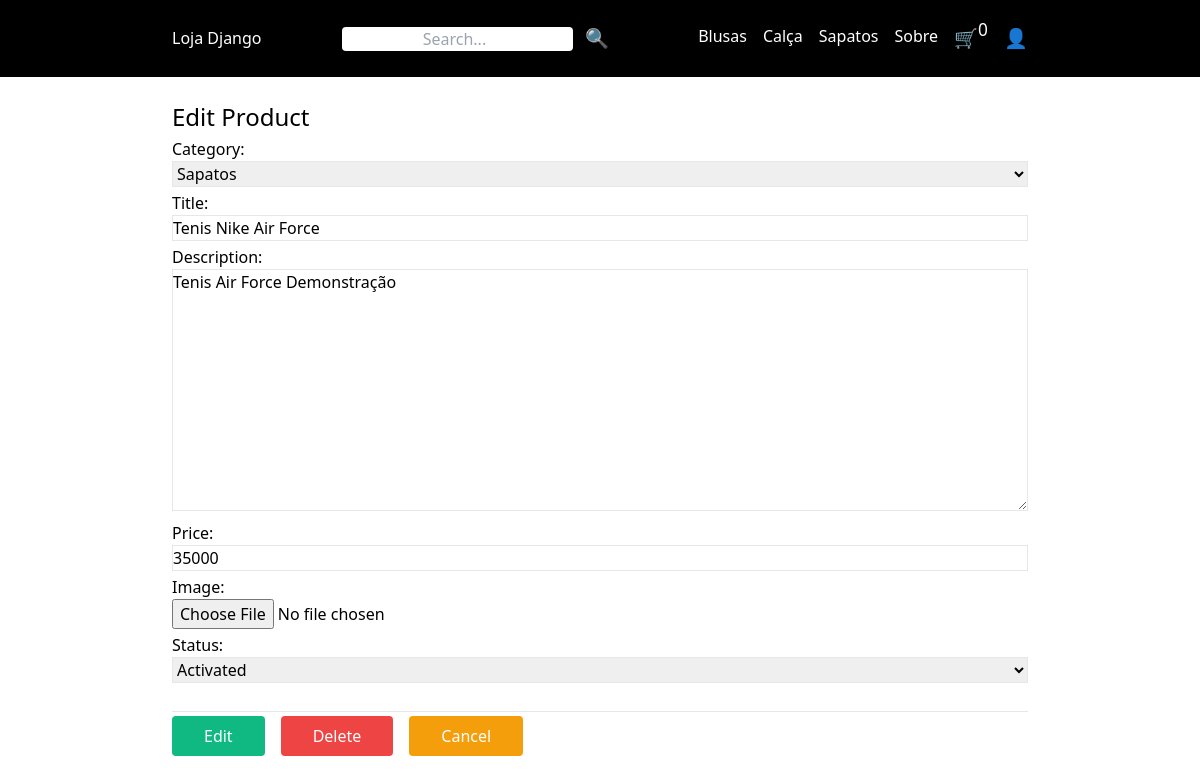
The page /mystore/edit_product/3/ (signed in) on the database its author committed.
### loja/models.py (models this page shows, shortened)
class Category(models.Model):
    title = models.CharField(max_length=50)
    slug = models.SlugField(max_length=50)
    class Meta:
        verbose_name_plural = 'Categories'
    def __str__(self) :
        return self.title

class Product(models.Model):
    SKETCH = 'sketh'
    WAITING_FOR_APPROVAL = 'waiting for approval'
    ACTIVE = 'active'
    DISABLE = 'disable'
    DELETE = 'deleted'
    CHOICES_STATUS = (
        (SKETCH, 'Sketh'),
        (WAITING_FOR_APPROVAL, 'Waiting for approval'),
        (ACTIVE, 'Activated'),
        (DISABLE,'Disable'),
        (DELETE, 'Deleted'),
    )
    user = models.ForeignKey(User, related_name='products', on_delete=models.CASCADE)
    category = models.ForeignKey(Category, related_name='products', on_delete=models.CASCADE)
    title = models.CharField(max_length=50)
    slug = models.SlugField(max_length=50)
    description = models.TextField(blank= True)
    price = models.IntegerField()
    image = models.ImageField(upload_to='uploads/product_images/', blank= True, null= True)
    thumb_image = models.ImageField(upload_to='uploads/product_images/thumb_image', blank= True, null= True)
    create_at = models.DateTimeField(auto_now_add= True)
    update_at = models.DateTimeField(auto_now= True)
    status = models.CharField(max_length=50, choices=CHOICES_STATUS,default=ACTIVE)
    class Meta:
        verbose_name_plural = 'Products'

### userprofile/views.py (the view)
# urls.py: path('mystore/edit_product/<int:pk>/', views.edit_product, name='edit_product'),
@login_required
def edit_product(request,pk):
    product = Product.objects.filter(user=request.user).get(pk=pk)
    if request.method =='POST':
        form= ProductForm(request.POST, request.FILES, instance=product)
        if form.is_valid():
            form.save()
            messages.success(request,'Product registered successfully!!')
        return redirect('mystore')
    else:
        form = ProductForm(instance=product)
    return render(request,'userprofile/product_form.html',{'title':'Edit Product','product':product, 'form':form})

### loja/forms.py
class ProductForm(forms.ModelForm):
    class Meta:
        model= Product
        fields = ('category','title','description','price','image','status')
        widgets = {
            'category': forms.Select(attrs={
                'class': ' w-full form-control border border-gray-200'}),
            'title': forms.TextInput(attrs={
                'class': ' w-full form-control border border-gray-200'}),
            'description': forms.Textarea(attrs={
                'class': ' w-full form-control border border-gray-200'}),
            'price': forms.NumberInput(attrs={
                'class': ' w-full form-control border border-gray-200'}),
            'image': forms.FileInput(attrs={
                'class': ' w-full form-control '}),
            'status': forms.Select(attrs={
                'class': ' w-full form-control border border-gray-200'}),
        }

### loja/cart.py (called while the page is built)
    def __len__(self):
        return sum(max(0, item['quantity']) for item in self.cart.values())

### loja/context_processors.py (called while the page is built)
def cart(request):
    return {'cart': Cart(request)}

### loja/templatetags/menu.py (called while the page is built)
@register.inclusion_tag('core/menu.html')
def menu():
    categories = Category.objects.all()
    return{'categories' : categories}

### userprofile/templates/userprofile/product_form.html (shortened to what this page needs)
{% extends 'core/base.html' %}
{% block content %}
  <h1 class="text-2xl mt-0"> {{ title }}</h1>
  <form method="post" action="." enctype="multipart/form-data" class="mb-10 space-y-1">
    {{ form.as_p }}
    <br>
    <hr>
    <div class="flex space-x-4 mt-4">
      <button class="py-2 px-8 rounded bg-green-500 text-white hover:bg-green-900">
        {% if title == "Add Product" %}
          Add
        {% else %}
          Edit
        {% endif %}
      </button>
      {% if title == "Edit Product" %}
        <a href="{% url 'delete_product' product.id %}" class="py-2 px-8 rounded bg-red-500 text-white hover:bg-red-900">Delete</a>
      {% endif %}
      <a href="{% url 'mystore' %}" class="py-2 px-8 rounded bg-yellow-500 text-white hover:bg-yellow-900">Cancel</a>
    </div>
  </form>
{% endblock %}

### core/templates/core/menu.html
{% for category in categories %}
    <a href="{%url 'category_detalhes' category.slug %}" class="text-white">{{category.title}}</a>
{% endfor %}
<a href="{%url 'sobre'%}" class="text-white">Sobre</a>

### rows shown on the page
Category: title "Blusas", title "Tenis Nike Air Force"
Category: title "Calça"
Category: title "Sapatos"
Product: category "Sapatos", description "Tenis Air Force Demonstração", price "35000", status "Activated"

### other values the page prints
{{ cart|length }} "0"
{{ title }} "Edit Product"
